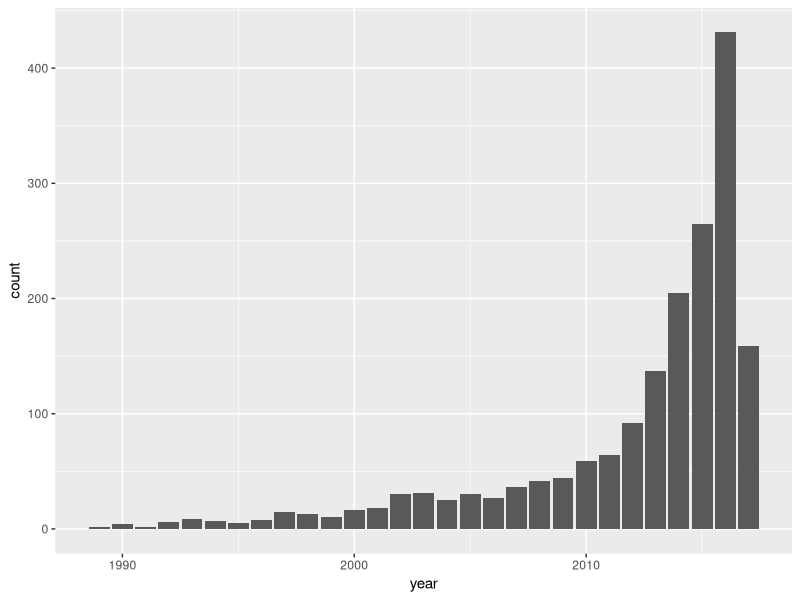
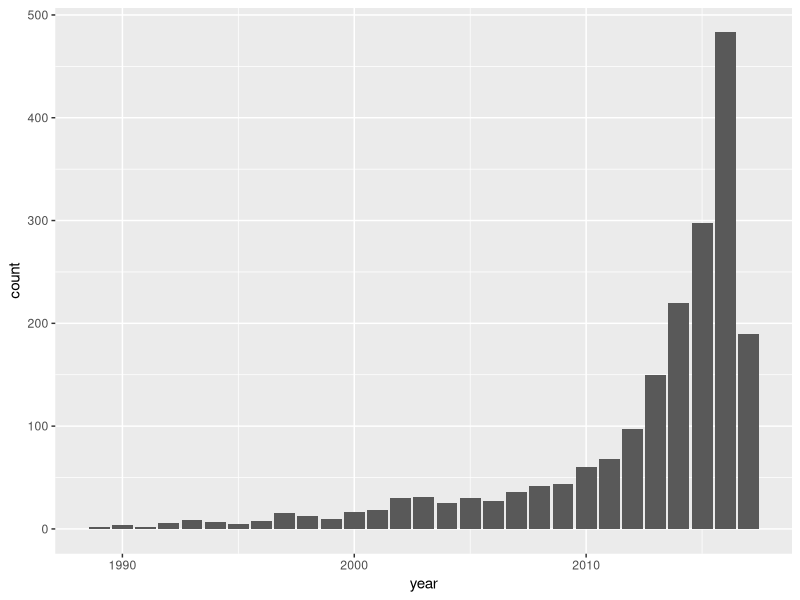

These figures' R source, in order:
library(dplyr)
library(ggplot2)

dat1 <- read.csv("./data/digital_PCR_result.csv", skip = 1, header = FALSE) 

year1 <- as.numeric(sapply(strsplit(as.character(dat1[[5]][dat1[[1]] != "Title"]), " "), last))
title1 <- as.character(dat1[[1]][dat1[[1]] != "Title"])

dat2 <- read.csv("./data/dpcR_result.csv", skip = 1, header = FALSE) 

year2 <- as.numeric(sapply(strsplit(as.character(dat2[[5]][dat2[[1]] != "Title"]), " "), last))
title2 <- as.character(dat2[[1]][dat2[[1]] != "Title"])

data.frame(title = c(title1, title2), year = c(year1, year2)) %>% 
  filter(!duplicated(.)) %>% 
  ggplot(aes(x = year)) +
  geom_bar()


year_plot <- data.frame(year = c(year1, year2))

ggplot(year_plot, aes(x = year)) + geom_bar()
